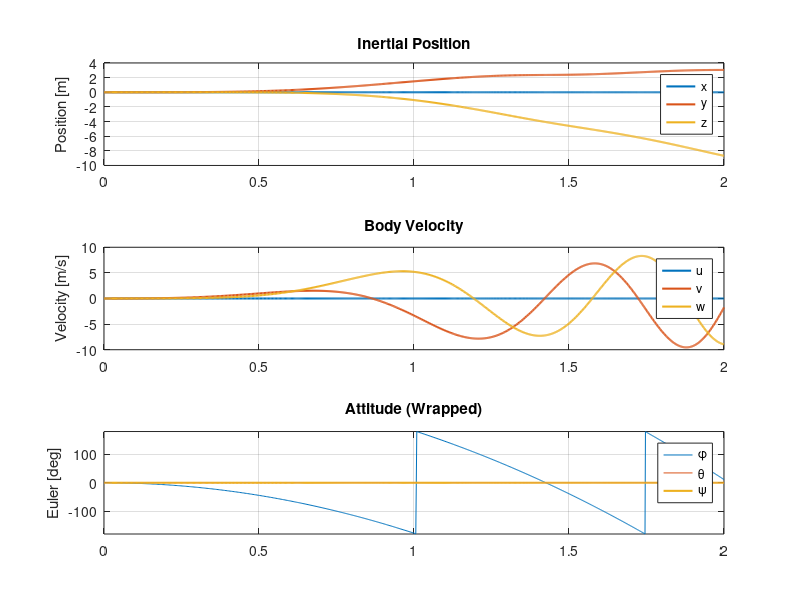

Reproduce this figure in MATLAB.
function UAV_work1()
clc
close all
%% =========================================================
%  STATE VECTOR
%
% x = [p; v; lambda; omega]
%
% p      = [x y z]'         position in inertial frame
% v      = [u v w]'         velocity in body frame
% lambda = [phi theta psi]' Euler angles (rotation order - ZYX)
% omega  = [p q r]'         angular velocity in body frame
%
%  4   ^    1
%      |           Motor positions
%  3        2
%
%% =========================================================


%% =========================================================

% Crazyflie 2.1 physical parameters

%% =========================================================

P.m = 0.027; % mass [kg]

P.g = 9.81; % gravity [m/s^2]

P.l = 0.046; % arm length [m]

P.J = diag([1.40e-5 1.40e-5 2.17e-5]); % inertia matrix (NOT CHECKED)

P.D = diag([0.015 0.015 0.030]); % aerodynamic drag     (NOT CHECKED)

P.kQ = 0.001; % rotor drag constant                     (NOT CHECKED)

P.e3 = [0 0 1]';

%% =========================================================

% Crazyfly Motor Constants ?? (BUSCAR FONTES PORRA)
P.Ct = 2.1302e-08;     % Thrust coefficient [N/(rad/s)^2]
P.Cq = 1.95e-09;       % Torque coefficient [Nm/(rad/s)^2]

%% =========================================================
%  Input: Motor Speeds (omega)
%% =========================================================
% Calculate the speed required for a steady hover
% T_hover = m*g / 4  =>  Ct * omega^2 = m*g / 4
omega_hover = sqrt((P.m * P.g) / (4 * P.Ct));

% Define speeds for the 4 motors (rad/s)
% Adding a tiny difference to motor 1 to see some rotation
w1 = omega_hover * 1.01; 
w2 = omega_hover * 1.01;
w3 = omega_hover * 1.00;
w4 = omega_hover * 1.00;

omega_rot = [w1; w2; w3; w4]; 

%% =========================================================
% Simulation
%% =========================================================
x0 = zeros(12,1);
Tf = 2;
tspan = [0 Tf];
opts = odeset('RelTol',1e-8,'AbsTol',1e-9);

% We pass omega_rot (input)
[t,x] = ode45(@(t,x) crazyflie_model(t,x,omega_rot,P), tspan, x0, opts);




%% =========================================================
% Plots
%% =========================================================
figure('Name','UAV States')
subplot(3,1,1)
plot(t,x(:,1:3),'LineWidth',1.5)
grid on; ylabel('Position [m]'); legend('x','y','z'); title('Inertial Position')

subplot(3,1,2)
plot(t,x(:,4:6),'LineWidth',1.5)
grid on; ylabel('Velocity [m/s]'); legend('u','v','w'); title('Body Velocity')

subplot(3,1,3)
phi   = wrap180(rad2deg(x(:,7)));
theta = wrap180(rad2deg(x(:,8)));
psi   = wrap180(rad2deg(x(:,9)));
plot(t,phi, t,theta, t,psi,'LineWidth',1.5)
ylim([-180 180]); grid on; ylabel('Euler [deg]'); 
legend('\phi','\theta','\psi'); title('Attitude (Wrapped)')

end




%% =========================================================
% NONLINEAR DYNAMICS
%% =========================================================
function dx = crazyflie_model(~,x,omega_rot,P)
    v      = x(4:6);
    lambda = x(7:9);
    omega  = x(10:12);
    
    R = rotm_zyx(lambda);
    Q = euler_rate_matrix(lambda);
    [fg, fa, fp, np] = force_moment_breakdown(x, omega_rot, P);
    
    pdot = R*v;
    vdot = -skew(omega)*v + (fg + fa + fp)/P.m;
    lambdadot = Q*omega;
    omegadot = P.J \ (-skew(omega)*P.J*omega + np);
    
    dx = [pdot; vdot; lambdadot; omegadot];
end

%% =========================================================
% FORCE AND MOMENT MODEL (SPEED AS INPUT)
%% =========================================================
function [fg, fa, fp, np] = force_moment_breakdown(x, omega_rot, P)
    v = x(4:6);
    R = rotm_zyx(x(7:9));
    
    % Gravity & Drag
    fg = -P.m*P.g*(R')*P.e3;
    fa = -P.D*v;
    
    % Motor Positions (X-configuration)
    l = P.l;
    
    % Cos/Sin(pi/4) = 0.7071
    p1 = [ l*0.7071; -l*0.7071; 0 ];
    p2 = [-l*0.7071; -l*0.7071; 0 ];
    p3 = [-l*0.7071;  l*0.7071; 0 ];
    p4 = [ l*0.7071;  l*0.7071; 0 ];
    
    % Calculate Individual Thrusts: T = Ct * w^2
    T = P.Ct .* (omega_rot.^2);
    
    f1 = [0; 0; T(1)];
    f2 = [0; 0; T(2)];
    f3 = [0; 0; T(3)];
    f4 = [0; 0; T(4)];
    
    % Calculate Individual Torques: Tau = Cq * w^2
    % (Note: Motors 2 and 4 spin clockwise, 1 and 3 counter-clockwise)
    n1 = [0; 0;  P.Cq * omega_rot(1)^2];
    n2 = [0; 0; -P.Cq * omega_rot(2)^2];
    n3 = [0; 0;  P.Cq * omega_rot(3)^2];
    n4 = [0; 0; -P.Cq * omega_rot(4)^2];
    
    % Total Propulsion Force
    fp = f1 + f2 + f3 + f4;
    
    % Total Propulsion Moment
    np = (n1 + cross(p1,f1)) + (n2 + cross(p2,f2)) + ...
         (n3 + cross(p3,f3)) + (n4 + cross(p4,f4));
end


%% =========================================================
% HELPER FUNCTIONS
%% =========================================================
function R = rotm_zyx(lambda)
    phi = lambda(1); theta = lambda(2); psi = lambda(3);
    Rx = [1 0 0; 0 cos(phi) -sin(phi); 0 sin(phi) cos(phi)];
    Ry = [cos(theta) 0 sin(theta); 0 1 0; -sin(theta) 0 cos(theta)];
    Rz = [cos(psi) -sin(psi) 0; sin(psi) cos(psi) 0; 0 0 1];
    R = Rz*Ry*Rx;
end



function Q = euler_rate_matrix(lambda)
    phi = lambda(1); theta = lambda(2);
    Q = [1, sin(phi)*tan(theta), cos(phi)*tan(theta);
         0, cos(phi),           -sin(phi);
         0, sin(phi)/cos(theta), cos(phi)/cos(theta)];
end


function S = skew(a)
    S = [0 -a(3) a(2); a(3) 0 -a(1); -a(2) a(1) 0];
end



function a = wrap180(a)
    for i = 1:numel(a)
        while a(i) > 180
            a(i) = a(i) - 360;
        end
        while a(i) < -180
            a(i) = a(i) + 360;
        end
    end
end
